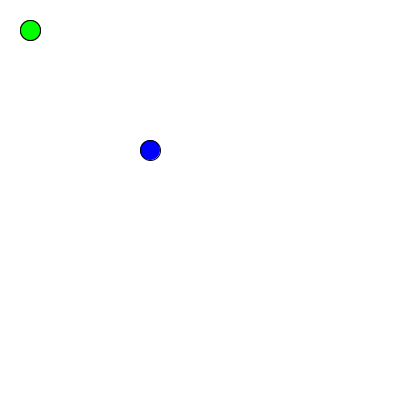
Frame 1 (no input)
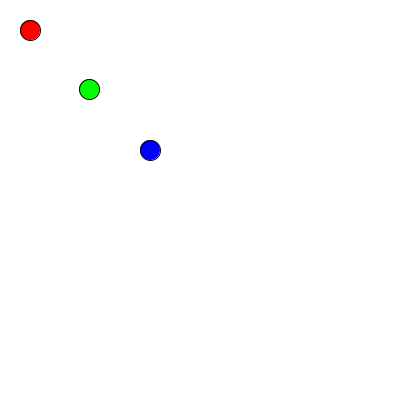
Frame 60 (the mouse pressed at the canvas centre just before this capture)
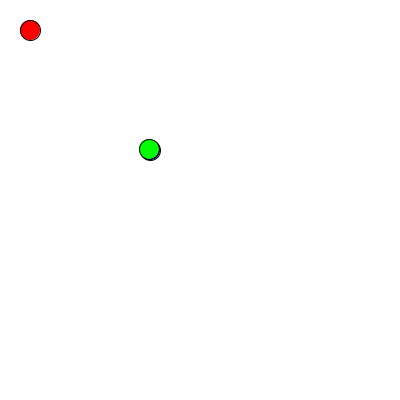
Frame 120 (the mouse held since frame 60 and released just before this capture)

The Processing sketch that drew these frames (run headless with seeded random() and noise(); from frame 60 on, the mouse is pressed at the canvas centre):

// Processing sketch: processing_166665
// ── processing_166665.pde

int x_i=30;
int y_i=30;
int x_f=150;
int y_f=150;
int x=30;
float b; // definicion de variable con numeros decimales. punto de corte con el eje vertical de la recta de trayectoria
float m;  // pendiente , de la recta de trayectoria. NO están definidas aún.
 
void setup(){
size(400,400);
 
 
}
 
//    Funcion draw.
 
void draw(){
 /* float n1=random(255);
  float n2=random(255);
  float n3=random(255);
  background(n1,n2,n3);
  */
  background(255);
  calcular();
  fill(255,0,0);
  ellipse(x_i,y_i,20,20);
  fill(0,0,255);
  ellipse(x_f,y_f,20,20);
  if(x<=x_f){
  fill(0,255,0);
  ellipse( x , m*x+b , 20  ,20 );
  }
  x=x+1;
}
 
 
void calcular(){
m=(y_f-y_i)/(x_f-x_i);
b=y_i-m*x_i;
}
